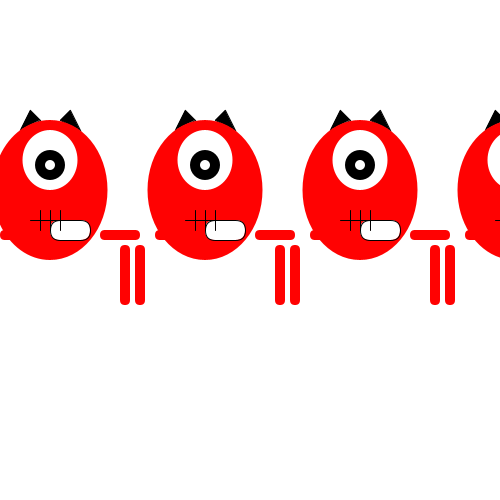
Frame 1 (no input)
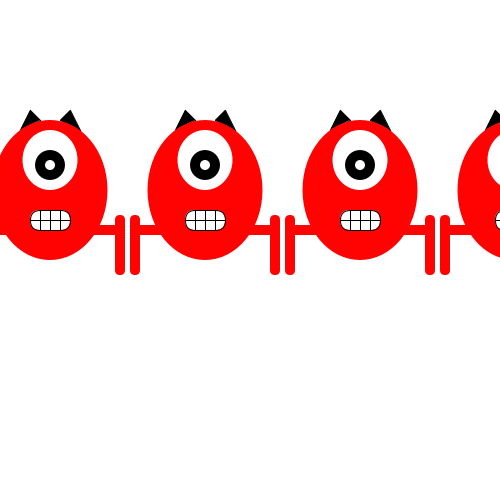
Frame 60 (the mouse pressed at the canvas centre just before this capture)
Frame 120 (the mouse held since frame 60 and released just before this capture): identical to frame 60, image omitted

The Processing sketch that drew these frames (run headless with seeded random() and noise(); from frame 60 on, the mouse is pressed at the canvas centre):

// Processing sketch: processing_127859
// ── processing_127859.pde

int positieX;
int positieY;

void setup(){
  size(500,500);
}

void draw(){
  background(255);
  for (int i = 0; i < 10; i = i + 1){
    teken (50+(i*155),150);
  }
  ellipseMode(CENTER);
  rectMode(CENTER);
  stroke(0);
}

void teken (int positieX, int positieY){
  fill(0);
  stroke(0);
  triangle(positieX+10, 120, positieX+20, 110, positieX+30, 130); // rechte driehoek
  triangle(positieX-30, 130, positieX-20, 110, positieX-10, 120); // linkse driehoek
  
  fill(255,2,2);
  noStroke();
  ellipse(positieX,190,115,140);                    // Rode lichaam
  rect(positieX-50,230,40,10,50);                   // Links bovenbeen
  rect(positieX+50,230,40,10,50);                   // Rechts bovenbeen
  rect(positieX-70,245,10,60,50);                   // Links onderbeen
  rect(positieX+70,245,10,60,50);                   // Rechts onderbeen
    
  fill(255);
  ellipse(positieX,160,55,60);                      // Witte oog
  
  fill(0);
  noStroke();
  ellipse(positieX,165,30,30);                      // Zwarte pupil
  
  fill(255);
  noStroke();
  ellipse(positieX,165,10,10);                      // Wit oog in pupil
  
  stroke(0);
  rect(positieX, 220, 40, 20, 50);                  // Mond
  line(positieX-10, 210, positieX-10, 230);         // linkse tand
  line(positieX, 210, positieX, 230);               // Middelste tand
  line(positieX+10, 210, positieX+10, 230);         // Rechtse tand
  line(positieX-20, 220, positieX+20, 220);         // Horizontale lijn
}
